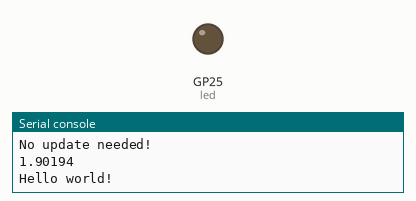
Recording of a program running on a simulated Raspberry Pi Pico running CircuitPython. Parts: output pins drawn as LEDs (lit = HIGH), the last lines printed to the serial console. Web requests get an empty 200 reply after 0.4 s.

Above: at 2.4 s.
At 6.9 s:
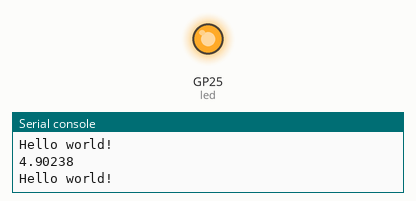
Timing chart, 0 to 8.8 s (numbered marks = the images above):
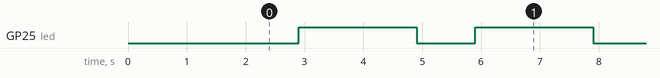

Measured:
- by itself, GP25 (led): alternates HIGH for 2.0 s and LOW for 1.0 s

The program:

main.py
```python
import time
import board
import digitalio

# update code!
from autoupdate import AutoUpdate
last_update = time.monotonic()
AutoUpdate()

# Main code!
led = digitalio.DigitalInOut(board.LED)
led.direction = digitalio.Direction.OUTPUT

while True:
    current_time = time.monotonic()
    print(current_time - last_update)
    if current_time - last_update >= 600:  # 600 seconds = 10 minutes
        AutoUpdate()
        last_update = current_time

    print("Hello world!")
    time.sleep(1)
    led.value = True
    time.sleep(2)
    led.value = False
```

autoupdate.py
```python
import board
import microcontroller
import os
import ssl
import wifi
import socketpool
import adafruit_requests
import adafruit_hashlib as hashlib
import json

update = True
base_url = os.getenv('base_url')

def download_file(url):
    pool = socketpool.SocketPool(wifi.radio)
    requests = adafruit_requests.Session(pool, ssl.create_default_context())
    try:
        response = requests.get(url)
        if response.status_code == 200:
            content = response.text
            response.close()
            return content
        else:
            print("Failed to download file from the server. HTTP status code:", response.status_code)
            return None
    except Exception as e:
        print("Error while downloading file:", str(e))
        return None

def calculate_sha256(content):
    sha256_hash = hashlib.sha256()
    sha256_hash.update(content)
    return sha256_hash.hexdigest()

def check_files():
    file_list_url = base_url + "/file_list"
    out_of_date_files = []
    try:
        response = download_file(file_list_url)
        if response:
            server_files = json.loads(response)
            for server_file in server_files:
                filename, server_sha256, server_timestamp = server_file
                try:
                    with open("/" + filename.replace("\\", "/"), "r") as local_file:
                        local_content = local_file.read()
                        local_sha256 = calculate_sha256(local_content.encode())
                except OSError:
                    print(f"Local file {filename} not found.")
                    local_sha256 = None

                if local_sha256 != server_sha256:
                    print(f"Newer version of {filename} found.")
                    out_of_date_files.append(filename)
                else:
                    print(f"{filename} is up to date.")
    except Exception as e:
        print("Error while checking files:", str(e))
    return out_of_date_files

def update_files(out_of_date_files):
    for filename in out_of_date_files:
        file_content = download_file(base_url + "/download/" + filename)
        if file_content:
            update_file(filename, file_content)
        else:
            print(f"Failed to download {filename} from the server.")

def update_file(filename, content):
    try:
        with open("/test.txt", "w") as file:
            pass
        os.remove("/test.txt")
    except OSError:
        print("The filesystem is read-only.")
        return
    try:
        with open(filename, "w") as file:
            file.write(content)
        print(f"File {filename} updated successfully.")
    except OSError as e:
        print(f"Failed to update file {filename}: {str(e)}")


def AutoUpdate():
    for i in range(3):
        try:
            print("Connecting to WiFi")
            wifi.radio.connect(os.getenv('WIFI_SSID'), os.getenv('WIFI_PASSWORD'))
            print("Connected to WiFi")
            print("Updating! Pulling files")
            update_list = check_files()

            if len(update_list) > 0:
                print("We need to update", len(update_list), "Files")
                print("Updating files now! Then rebooting")
                update_files(update_list)
                microcontroller.reset()
            else:
                print("No update needed!")
            break  # If the above code is successful, break the loop
        except Exception as e:
            print(f"Attempt {i+1} failed. Retrying...")
            print("Error:\n", str(e))
            if i == 2:  # If this was the third attempt, abort
                print("Failed to connect after 3 attempts. Aborting.")
```
